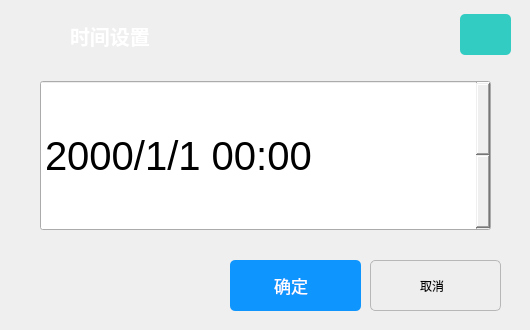
<?xml version="1.0" encoding="UTF-8"?>
<ui version="4.0">
 <class>Time_Setting</class>
 <widget class="QWidget" name="Time_Setting">
  <property name="geometry">
   <rect>
    <x>0</x>
    <y>0</y>
    <width>530</width>
    <height>330</height>
   </rect>
  </property>
  <property name="cursor">
   <cursorShape>BlankCursor</cursorShape>
  </property>
  <property name="windowTitle">
   <string>Time_Setting</string>
  </property>
  <widget class="QDateTimeEdit" name="dateTimeEdit">
   <property name="geometry">
    <rect>
     <x>40</x>
     <y>80</y>
     <width>451</width>
     <height>151</height>
    </rect>
   </property>
   <property name="font">
    <font>
     <pointsize>30</pointsize>
    </font>
   </property>
   <property name="styleSheet">
    <string notr="true">
QDateTimeEdit::up-button
{
    color:white;
    background-color:rgb(14 , 150 , 254);
    border: 1px solid rgb(11 , 137 , 234);
	width:76;
	height:76;
	border-image: url(:/imgIcon/appbar.chevron.up.png);
}

QDateTimeEdit::up-button:hover
{
    color:white;
    background-color:rgb(44 , 137 , 255);
    border: 1px solid rgb(11 , 137 , 234);
}

QDateTimeEdit::up-button:pressed
{
    color:white;
    background-color:rgb(14 , 135 , 228);
    border: 1px solid rgb(12 , 138 , 235);
    padding-left:3px;
    padding-top:3px;
}



QDateTimeEdit::down-button
{
    color:white;
    background-color:rgb(14 , 150 , 254);
    border: 1px solid rgb(11 , 137 , 234);
	width:76;
	height:76;
	border-image: url(:/imgIcon/appbar.chevron.down.png);
}

QDateTimeEdit::down-button:hover
{
    color:white;
    background-color:rgb(44 , 137 , 255);
    border: 1px solid rgb(11 , 137 , 234);
}

QDateTimeEdit::down-button:pressed
{
    color:white;
    background-color:rgb(14 , 135 , 228);
    border: 1px solid rgb(12 , 138 , 235);
    padding-left:3px;
    padding-top:3px;
}</string>
   </property>
   <property name="displayFormat">
    <string>yyyy/M/d hh:mm</string>
   </property>
  </widget>
  <widget class="QPushButton" name="btnOk">
   <property name="geometry">
    <rect>
     <x>230</x>
     <y>260</y>
     <width>131</width>
     <height>51</height>
    </rect>
   </property>
   <property name="font">
    <font>
     <family>Microsoft Yahei</family>
     <pointsize>13</pointsize>
    </font>
   </property>
   <property name="cursor">
    <cursorShape>BlankCursor</cursorShape>
   </property>
   <property name="focusPolicy">
    <enum>Qt::NoFocus</enum>
   </property>
   <property name="styleSheet">
    <string notr="true">QPushButton
{
    font-family:Microsoft Yahei;
    color:white;
    background-color:rgb(14 , 150 , 254);
    border-radius:5px;
}

QPushButton:hover
{
    background-color:rgb(44 , 137 , 255);
}

QPushButton:pressed
{
    background-color:rgb(14 , 135 , 228);
    padding-left:3px;
    padding-top:3px;
}</string>
   </property>
   <property name="text">
    <string>确定  </string>
   </property>
   <property name="icon">
    <iconset resource="imageIcon.qrc">
     <normaloff>:/imgIcon/appbar.check.png</normaloff>:/imgIcon/appbar.check.png</iconset>
   </property>
   <property name="iconSize">
    <size>
     <width>76</width>
     <height>76</height>
    </size>
   </property>
  </widget>
  <widget class="QPushButton" name="btnCancel">
   <property name="geometry">
    <rect>
     <x>370</x>
     <y>260</y>
     <width>131</width>
     <height>51</height>
    </rect>
   </property>
   <property name="cursor">
    <cursorShape>BlankCursor</cursorShape>
   </property>
   <property name="focusPolicy">
    <enum>Qt::NoFocus</enum>
   </property>
   <property name="styleSheet">
    <string notr="true">QPushButton
{
    color:black;
    background-color:rgb(238 , 238 , 238);
    border: 1px solid rgb(183 , 183 , 183);
	border-radius:5px;
}

QPushButton:hover
{
    color:black;
    background-color:rgb(228 , 240 , 250);
    border: 1px solid rgb(15 , 150 , 255);
}

QPushButton:pressed
{
    color:black;
    background-color:rgb(204 , 228 , 247);
    border: 1px solid rgb(1 , 84 , 153);
    padding-left:3px;
    padding-top:3px;
}</string>
   </property>
   <property name="text">
    <string>取消  </string>
   </property>
   <property name="icon">
    <iconset resource="imageIcon.qrc">
     <normaloff>:/imgIcon/appbar.close.2.png</normaloff>:/imgIcon/appbar.close.2.png</iconset>
   </property>
   <property name="iconSize">
    <size>
     <width>76</width>
     <height>76</height>
    </size>
   </property>
  </widget>
  <widget class="QPushButton" name="btn_close">
   <property name="geometry">
    <rect>
     <x>460</x>
     <y>14</y>
     <width>51</width>
     <height>41</height>
    </rect>
   </property>
   <property name="cursor">
    <cursorShape>BlankCursor</cursorShape>
   </property>
   <property name="styleSheet">
    <string notr="true">QPushButton
{
    font-family:Microsoft Yahei;
    color:white;
	background-color:rgb(50 , 204 , 194);
    border-radius:5px;
}

QPushButton:hover
{
    background-color:rgb(50, 184, 179);
}

QPushButton:pressed
{
    background-color:rgb(41, 144, 163);
    padding-left:3px;
    padding-top:3px;
}</string>
   </property>
   <property name="text">
    <string/>
   </property>
   <property name="icon">
    <iconset resource="imageIcon.qrc">
     <normaloff>:/imgIcon/appbar.close.png</normaloff>:/imgIcon/appbar.close.png</iconset>
   </property>
   <property name="iconSize">
    <size>
     <width>76</width>
     <height>76</height>
    </size>
   </property>
  </widget>
  <widget class="QLabel" name="label_7">
   <property name="geometry">
    <rect>
     <x>6</x>
     <y>-2</y>
     <width>76</width>
     <height>76</height>
    </rect>
   </property>
   <property name="styleSheet">
    <string notr="true">border-image: url(:/imgIcon/appbar.calendar.year.png);</string>
   </property>
   <property name="text">
    <string/>
   </property>
  </widget>
  <widget class="QLabel" name="label_8">
   <property name="geometry">
    <rect>
     <x>70</x>
     <y>15</y>
     <width>171</width>
     <height>41</height>
    </rect>
   </property>
   <property name="font">
    <font>
     <family>微软雅黑</family>
     <pointsize>15</pointsize>
     <weight>75</weight>
     <bold>true</bold>
    </font>
   </property>
   <property name="styleSheet">
    <string notr="true">color: rgb(255, 255, 255);</string>
   </property>
   <property name="text">
    <string>时间设置</string>
   </property>
  </widget>
 </widget>
 <layoutdefault spacing="6" margin="11"/>
 <resources>
  <include location="imageIcon.qrc"/>
 </resources>
 <connections/>
</ui>
